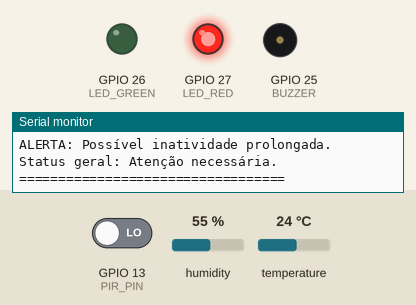
Simulated run of this sketch. Board: ESP32. On the bench: output pins drawn as LEDs (lit = HIGH), buzzer (waves = sounding), the last lines printed to the serial monitor. The test bench sets the inputs (shaded band); at power-on: GPIO 13 (PIR_PIN) LOW, humidity 55 %, temperature 24 °C.

Above: at 3.1 s.
3.2 s: GPIO 13 (PIR_PIN) driven HIGH
At 5.2 s:
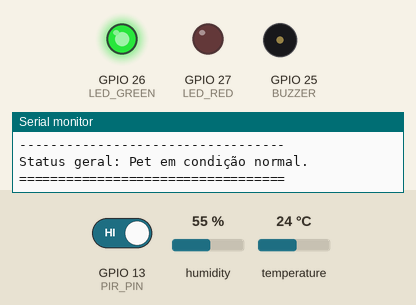
6.3 s: humidity set to 31 %
9.4 s: humidity set to 28 %
At 10.92 s:
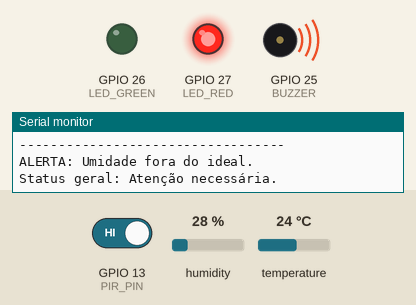
Timing chart, 0 to 20.2 s (numbered marks = the images above; inputs shaded):
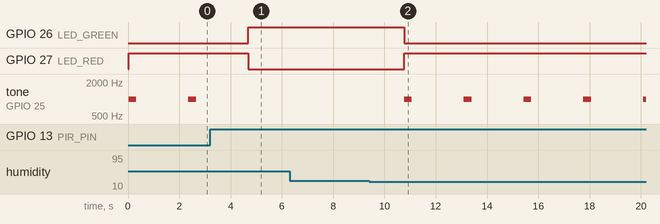

Measured:
- the behaviour switches between 30 and 29 % on humidity (found by bisection; images 1 and 2)
- after the input at 3.2 s, GPIO 26 (LED_GREEN): LOW → HIGH after 1.5 s; GPIO 27 (LED_RED): HIGH → LOW after 1.5 s; tone on GPIO 25 (BUZZER): stays silent (without the input it goes to 1000 Hz after 1.5 s)
- after the input at 9.4 s, GPIO 26 (LED_GREEN): HIGH → LOW after 1.4 s; GPIO 27 (LED_RED): LOW → HIGH after 1.4 s; tone on GPIO 25 (BUZZER): alternates 1000 Hz for 0.30 s and silent for 2.0 s, starting after 1.4 s
- by itself, tone on GPIO 25 (BUZZER): alternates 1000 Hz for 0.30 s and silent for 2.0 s

The sketch:

sketch.ino
```cpp
#include "DHTesp.h"

const int DHT_PIN = 15;
const int PIR_PIN = 13;
const int LED_GREEN = 26;
const int LED_RED = 27;
const int BUZZER = 25;

DHTesp dhtSensor;

void setup() {
  Serial.begin(115200);

  dhtSensor.setup(DHT_PIN, DHTesp::DHT22);

  pinMode(PIR_PIN, INPUT);
  pinMode(LED_GREEN, OUTPUT);
  pinMode(LED_RED, OUTPUT);
  pinMode(BUZZER, OUTPUT);
}

void loop() {
  TempAndHumidity data = dhtSensor.getTempAndHumidity();

  float temperature = data.temperature;
  float humidity = data.humidity;
  int movement = digitalRead(PIR_PIN);

  bool tempAlert = temperature > 35;
  bool humidityAlert = humidity < 30 || humidity > 75;
  bool inactivityAlert = movement == LOW;

  bool criticalAlert = tempAlert || humidityAlert || inactivityAlert;

  Serial.println("==================================");
  Serial.println("       PetOS Smart Collar");
  Serial.println("==================================");

  Serial.print("Temperatura: ");
  Serial.print(temperature);
  Serial.println(" °C");

  Serial.print("Umidade: ");
  Serial.print(humidity);
  Serial.println(" %");

  Serial.print("Movimento: ");
  Serial.println(movement == HIGH ? "Detectado" : "Sem movimento");

  Serial.println("----------------------------------");

  if (tempAlert) {
    Serial.println("ALERTA: Temperatura elevada.");
  }

  if (humidityAlert) {
    Serial.println("ALERTA: Umidade fora do ideal.");
  }

  if (inactivityAlert) {
    Serial.println("ALERTA: Possível inatividade prolongada.");
  }

  if (!criticalAlert) {
    Serial.println("Status geral: Pet em condição normal.");
    digitalWrite(LED_GREEN, HIGH);
    digitalWrite(LED_RED, LOW);
    noTone(BUZZER);
  } else {
    Serial.println("Status geral: Atenção necessária.");
    digitalWrite(LED_GREEN, LOW);
    digitalWrite(LED_RED, HIGH);
    tone(BUZZER, 1000);
    delay(300);
    noTone(BUZZER);
  }

  Serial.println("==================================");
  Serial.println();

  delay(2000);
}
```
